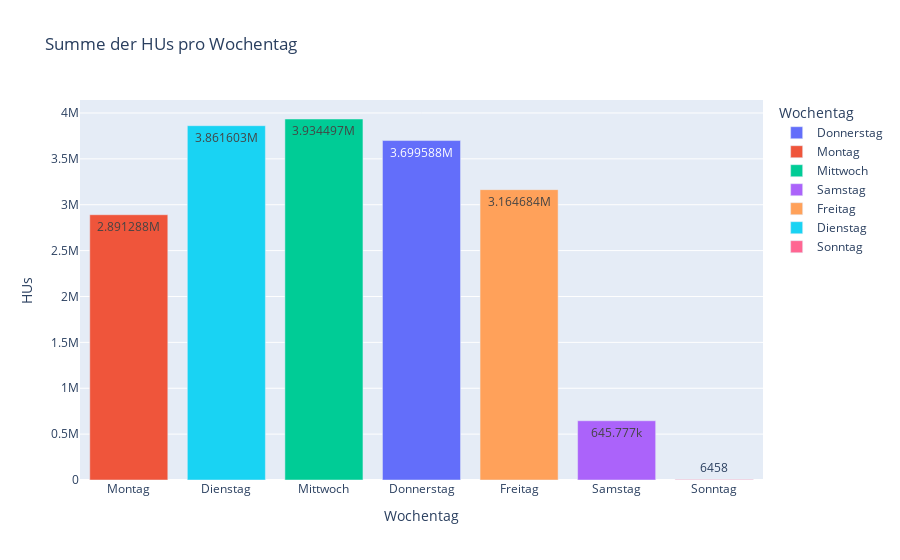

The code cell stored with this chart in its notebook:
### Markdown cell above
Hier sehen wir, dass die meisten HUs unter der Woche durchgeführt werden und nur wenige am Wochenende.

### Code cell
# Wochentag aus Datum extrahieren (Montag = 0, Sonntag = 6)
df = df_all_days.with_columns(pl.col("DATUM").dt.weekday().alias("Wochentag"))

# Mapping der Wochentage für die lesbare Darstellung
weekday_mapping = {1: "Montag", 2: "Dienstag", 3: "Mittwoch", 4: "Donnerstag", 5: "Freitag", 6: "Samstag", 7: "Sonntag"}

# Gruppieren und Aggregieren der HUs pro Wochentag
df_weekday = df.group_by("Wochentag").agg(pl.col("HU").sum().alias("Total_HUs"))

# Konvertieren in pandas DataFrame und Wochentage mappen
df_weekday_pd = df_weekday.to_pandas()
df_weekday_pd["Wochentag"] = df_weekday_pd["Wochentag"].map(weekday_mapping)

# Visualisierung
import plotly.express as px
fig = px.bar(
    df_weekday_pd,
    x="Wochentag",
    y="Total_HUs",
    title="Summe der HUs pro Wochentag",
    labels={"Total_HUs": "HUs", "Wochentag": "Wochentag"},
    color="Wochentag",
    text_auto=True
)
fig.update_layout(xaxis={"categoryorder": "array", "categoryarray": list(weekday_mapping.values())})
fig.show()

### Figure 1 — Plotly figure (JSON) as saved in the notebook; plotly's stock layout.template omitted (floating-point values rounded to 4 significant figures)
{"data": [{"alignmentgroup": "True", "hovertemplate": "Wochentag=%{x}<br>HUs=%{y}<extra></extra>", "legendgroup": "Donnerstag", "marker": {"color": "#636efa", "pattern": {"shape": ""}}, "name": "Donnerstag", "offsetgroup": "Donnerstag", "orientation": "v", "showlegend": true, "textposition": "auto", "texttemplate": "%{y}", "type": "bar", "x": ["Donnerstag"], "xaxis": "x", "y": [3699588], "yaxis": "y"}, {"alignmentgroup": "True", "hovertemplate": "Wochentag=%{x}<br>HUs=%{y}<extra></extra>", "legendgroup": "Montag", "marker": {"color": "#EF553B", "pattern": {"shape": ""}}, "name": "Montag", "offsetgroup": "Montag", "orientation": "v", "showlegend": true, "textposition": "auto", "texttemplate": "%{y}", "type": "bar", "x": ["Montag"], "xaxis": "x", "y": [2891288], "yaxis": "y"}, {"alignmentgroup": "True", "hovertemplate": "Wochentag=%{x}<br>HUs=%{y}<extra></extra>", "legendgroup": "Mittwoch", "marker": {"color": "#00cc96", "pattern": {"shape": ""}}, "name": "Mittwoch", "offsetgroup": "Mittwoch", "orientation": "v", "showlegend": true, "textposition": "auto", "texttemplate": "%{y}", "type": "bar", "x": ["Mittwoch"], "xaxis": "x", "y": [3934497], "yaxis": "y"}, {"alignmentgroup": "True", "hovertemplate": "Wochentag=%{x}<br>HUs=%{y}<extra></extra>", "legendgroup": "Samstag", "marker": {"color": "#ab63fa", "pattern": {"shape": ""}}, "name": "Samstag", "offsetgroup": "Samstag", "orientation": "v", "showlegend": true, "textposition": "auto", "texttemplate": "%{y}", "type": "bar", "x": ["Samstag"], "xaxis": "x", "y": [645777], "yaxis": "y"}, {"alignmentgroup": "True", "hovertemplate": "Wochentag=%{x}<br>HUs=%{y}<extra></extra>", "legendgroup": "Freitag", "marker": {"color": "#FFA15A", "pattern": {"shape": ""}}, "name": "Freitag", "offsetgroup": "Freitag", "orientation": "v", "showlegend": true, "textposition": "auto", "texttemplate": "%{y}", "type": "bar", "x": ["Freitag"], "xaxis": "x", "y": [3164684], "yaxis": "y"}, {"alignmentgroup": "True", "hovertemplate": "Wochentag=%{x}<br>HUs=%{y}<extra></extra>", "legendgroup": "Dienstag", "marker": {"color": "#19d3f3", "pattern": {"shape": ""}}, "name": "Dienstag", "offsetgroup": "Dienstag", "orientation": "v", "showlegend": true, "textposition": "auto", "texttemplate": "%{y}", "type": "bar", "x": ["Dienstag"], "xaxis": "x", "y": [3861603], "yaxis": "y"}, {"alignmentgroup": "True", "hovertemplate": "Wochentag=%{x}<br>HUs=%{y}<extra></extra>", "legendgroup": "Sonntag", "marker": {"color": "#FF6692", "pattern": {"shape": ""}}, "name": "Sonntag", "offsetgroup": "Sonntag", "orientation": "v", "showlegend": true, "textposition": "auto", "texttemplate": "%{y}", "type": "bar", "x": ["Sonntag"], "xaxis": "x", "y": [6458], "yaxis": "y"}], "layout": {"barmode": "relative", "legend": {"title": {"text": "Wochentag"}, "tracegroupgap": 0}, "title": {"text": "Summe der HUs pro Wochentag"}, "xaxis": {"anchor": "y", "categoryarray": ["Montag", "Dienstag", "Mittwoch", "Donnerstag", "Freitag", "Samstag", "Sonntag"], "categoryorder": "array", "domain": [0, 1], "title": {"text": "Wochentag"}}, "yaxis": {"anchor": "x", "domain": [0, 1], "title": {"text": "HUs"}}}}
